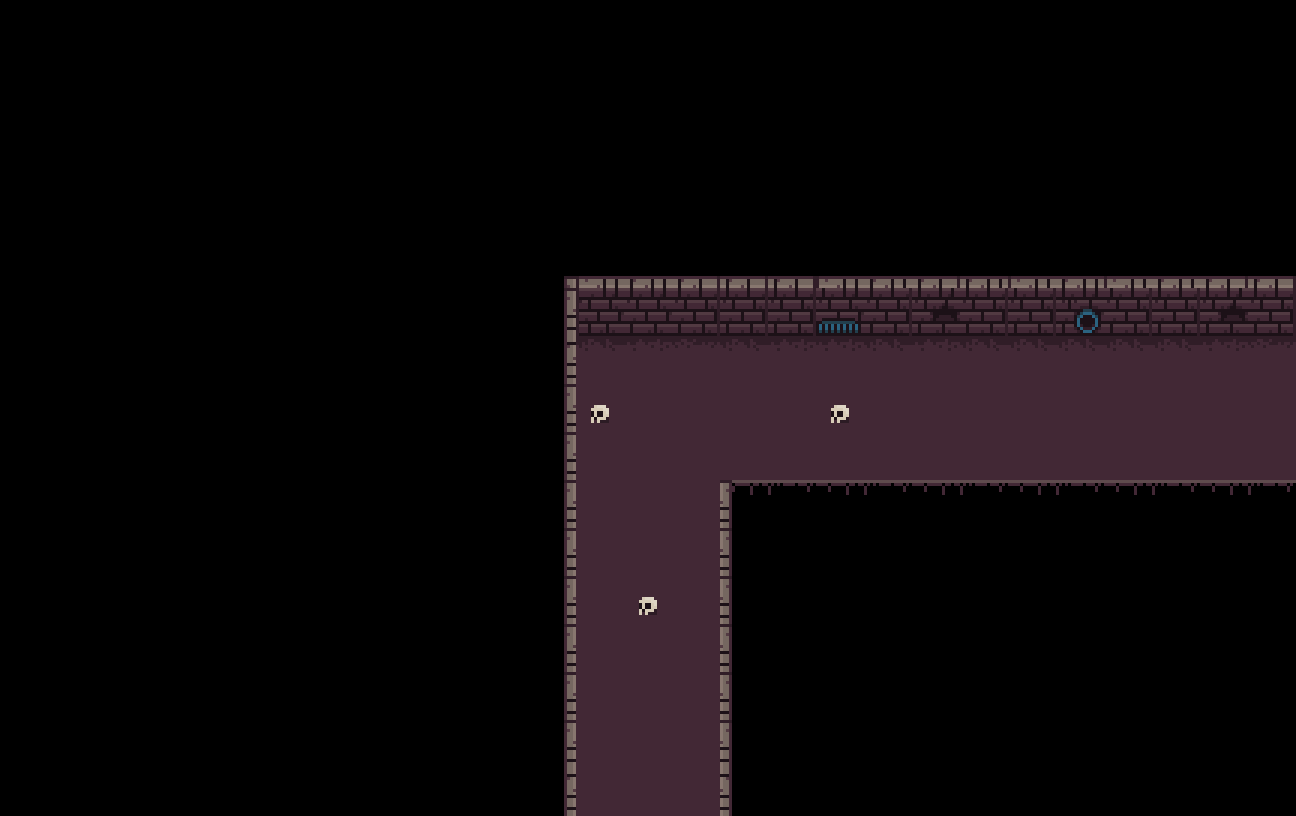

This game map was drawn from its Tiled (.tmx) file and the tilesets committed beside it. A one-line description and the trimmed map source follow:
An orthogonal 27x17 tile map with 48x48 px tiles, 7 tile layers (suelo, paredes, Capa de patrones 4, Capa de patrones 5, ...).

<map version="1.0" tiledversion="1.1.4" orientation="orthogonal" renderorder="right-down" width="27" height="17" tilewidth="48" tileheight="48" infinite="0" nextobjectid="1">
 <tileset firstgid="1" name="tileModificadox3" tilewidth="48" tileheight="48" tilecount="256" columns="16">
  <image source="tileModificadox3.png" width="768" height="768" />
 </tileset>
 <layer name="suelo" width="27" height="17">
  <data>[459 cells, 66 non-empty, 5 distinct tile ids]</data>
 </layer>
 <layer name="paredes" width="27" height="17">
  <data>[459 cells, 60 non-empty, 17 distinct tile ids]</data>
 </layer>
 <layer name="Capa de patrones 4" width="27" height="17">
  <data>[459 cells, 0 non-empty, 0 distinct tile ids]</data>
 </layer>
 <layer name="Capa de patrones 5" width="27" height="17">
  <data>[459 cells, 0 non-empty, 0 distinct tile ids]</data>
 </layer>
 <layer name="Capa de patrones 6" width="27" height="17">
  <data>[459 cells, 0 non-empty, 0 distinct tile ids]</data>
 </layer>
 <layer name="Capa de patrones 7" width="27" height="17">
  <data>[459 cells, 0 non-empty, 0 distinct tile ids]</data>
 </layer>
 <layer name="capaExtra" width="27" height="17">
  <data>[459 cells, 0 non-empty, 0 distinct tile ids]</data>
 </layer>
</map>
